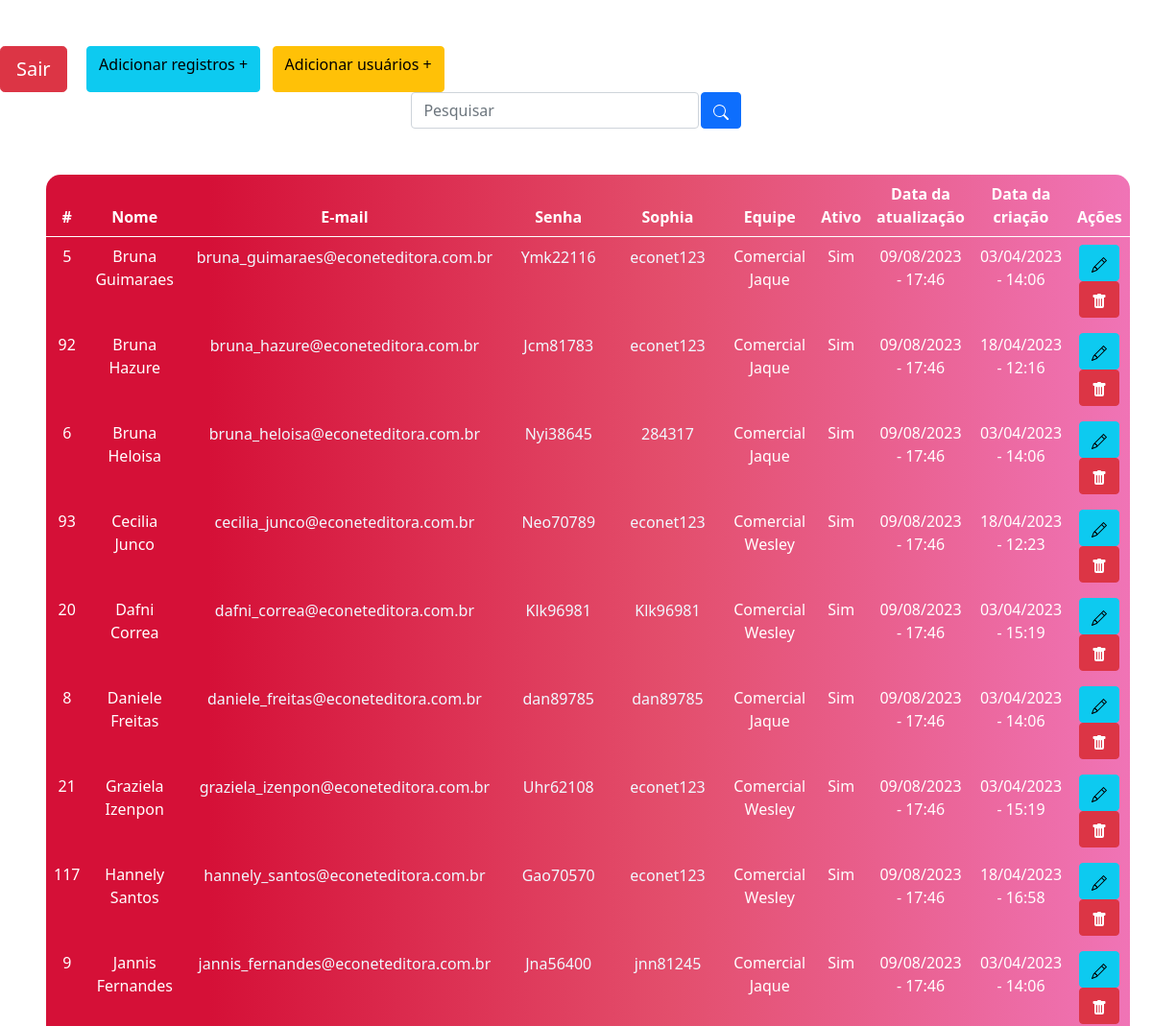
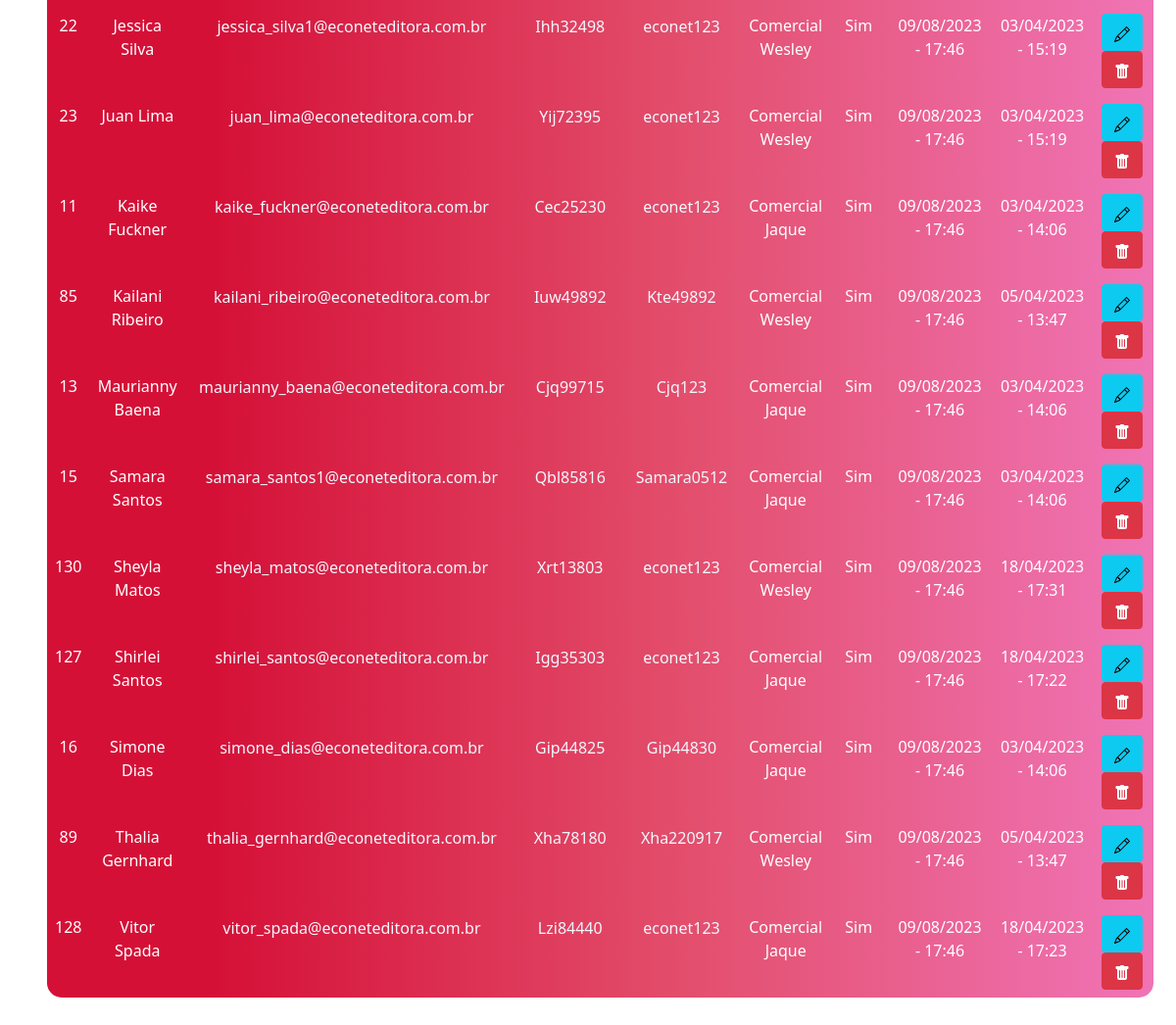
Screenshot of /admin/index.php (signed in) with the database file from the repository (2 pictures, top to bottom).
### tables this page shows
CREATE TABLE IF NOT EXISTS `emails` (
  `id` int NOT NULL AUTO_INCREMENT,
  `nome` varchar(45) NOT NULL,
  `email` varchar(60) NOT NULL,
  `senha` varchar(20) NOT NULL,
  `sophia` varchar(10) NOT NULL,
  `setor` varchar(20) NOT NULL,
  `ativo` varchar(3) NOT NULL,
  `dta_atualizacao` timestamp NOT NULL DEFAULT CURRENT_TIMESTAMP ON UPDATE CURRENT_TIMESTAMP,
  `dta_criacao` timestamp NULL DEFAULT CURRENT_TIMESTAMP,
  PRIMARY KEY (`id`)
);

### admin/index.php (the view, shortened to what this page needs)
<?php
include_once('config.php');
if (($_SESSION['setor'] != 'adm')) {
    session_destroy();
    header('Location:/emails/index.php');
} else {
    if (!empty($_GET['search'])) {
        $data = $_GET['search'];
        $sql = "SELECT * FROM emails WHERE  id = '$data' or nome LIKE '%$data%'
         or setor LIKE '%$data%' or ativo LIKE '%$data%' ORDER BY nome ASC";
    } else {
        $sql = "SELECT * FROM emails  where ativo ='Sim' ORDER BY nome ASC ";
    }
}
$result = $conexao->query($sql);
?>
<!DOCTYPE html>
<html lang="pt-br">
<head>
    <link href="https://cdn.jsdelivr.net/npm/bootstrap@5.0.2/dist/css/bootstrap.min.css" rel="stylesheet">
</head>
<body>
    <br>
    <br>
    <div class="d-flex">
        <a href="sair.php" class="btn btn-lg btn-danger  me-2">Sair</a> &nbsp; &nbsp;
        <a href="inserir.php" class="btn  btn-info">Adicionar registros +</a> &nbsp; &nbsp;
        <a href="cadastro.php" class="btn  btn-warning">Adicionar usuários +</a>
    </div>
    <div class="box-search">
        <input type="search" class="form-control w-25" placeholder="Pesquisar" autofocus id="pesquisar">
        <button onclick="searchData()" class="btn btn-primary">
        </button>
    </div>
    <div class="m-5">
        <table class="table text-white table-bg">
            <thead>
                <tr>
                    <th scope="col">#</th>
                    <th scope="col">Nome</th>
                    <th scope="col">E-mail</th>
                    <th scope="col">Senha</th>
                    <th scope="col">Sophia</th>
                    <th scope="col">Equipe</th>
                    <th scope="col">Ativo</th>
                    <th scope="col">Data da atualização</th>
                    <th scope="col">Data da criação</th>
                    <th scope="col">Ações</th>
                </tr>
            </thead>
            <tbody>
                <?php
                while ($user_data = mysqli_fetch_assoc($result)) {
                    $ss = $user_data['senha'];
                    $sop = $user_data['sophia'];
                    $data_atua = explode(' ', $user_data['dta_atualizacao']);
                    $hora1 = $data_atua[1];
                    $data_atualiza = explode('-',  $data_atua[0]);
                    $data_atualiza = array_reverse($data_atualiza);
                    $data_atualiza = implode('/', $data_atualiza);
                    $data = explode(' ', $user_data['dta_criacao']);
                    $hora = $data[1];
                    $data_criacao = explode('-',  $data[0]);
                    $data_criacao = array_reverse($data_criacao);
                    $data_criacao = implode('/', $data_criacao);
                    echo "<tr>";
                    echo "<td>" . $user_data['id'] . "</td>";
                    echo "<td>" . $user_data['nome'] . "</td>";
                    echo "<td>"."<button id='email' class='copiar' onclick='CopiarEmail()'>".$user_data['email']."</button>"."</td>";
                      echo "<td>"."<button id='senha' class='copiar' onclick='CopiarSenha()'>".$ss."</button>"."</td>";
                      echo "<td>"."<button id='sophia' class='copiar' onclick='CopiarSophia()'>".$sop."</button>"."</td>";
                    echo "<td>" . $user_data['setor'] . "</td>";
                    echo "<td>" . $user_data['ativo'] . "</td>";
                    echo "<td>" . $data_atualiza . " - " . substr($hora1, 0, 5) . "</td>";
                    echo "<td>" . $data_criacao .  " - " . substr($hora, 0, 5) . "</td>";
                    echo "<td>
                        <a class='btn btn-info' href='edita.php?id=$user_data[id]'>
                        <svg xmlns='http://www.w3.org/2000/svg' width='16' height='16' fill='currentColor' class='bi bi-pencil' viewBox='0 0 16 16'>
                        <path d='M12.146.146a.5.5 0 0 1 .708 0l3 3a.5.5 0 0 1 0 .708l-10 10a.5.5 0 0 1-.168.11l-5 2a.5.5 0 0 1-.65-.65l2-5a.5.5 0 0 1 .11-.168l10-10zM11.207 2.5 13.5 4.793 14.793 3.5 12.5 1.207 11.207 2.5zm1.586 3L10.5 3.207 4 9.707V10h.5a.5.5 0 0 1 .5.5v.5h.5a.5.5 0 0 1 .5.5v.5h.293l6.5-6.5zm-9.761 5.175-.106.106-1.528 3.821 3.821-1.528.106-.106A.5.5 0 0 1 5 12.5V12h-.5a.5.5 0 0 1-.5-.5V11h-.5a.5.5 0 0 1-.468-.325z'/>
                      </svg>
                      </a>
                       <a class='btn btn-danger' href='del.php?id=$user_data[id]'>
                       <svg xmlns='http://www.w3.org/2000/svg' width='16' height='16' fill='currentColor' class='bi bi-trash-fill' viewBox='0 0 16 16'>
  <path d='M2.5 1a1 1 0 0 0-1 1v1a1 1 0 0 0 1 1H3v9a2 2 0 0 0 2 2h6a2 2 0 0 0 2-2V4h.5a1 1 0 0 0 1-1V2a1 1 0 0 0-1-1H10a1 1 0 0 0-1-1H7a1 1 0 0 0-1 1H2.5zm3 4a.5.5 0 0 1 .5.5v7a.5.5 0 0 1-1 0v-7a.5.5 0 0 1 .5-.5zM8 5a.5.5 0 0 1 .5.5v7a.5.5 0 0 1-1 0v-7A.5.5 0 0 1 8 5zm3 .5v7a.5.5 0 0 1-1 0v-7a.5.5 0 0 1 1 0z'/>
</svg>
</a>
                       </td>";
                }
                ?>
            </tbody>
        </table>
    </div>
</body>
</html>

### admin/index.php (style rules this page uses)
body { background-image: url(fundo_econet.png); background-position: 0px -50px; background-size: cover; color: white; text-align: center; }
table td { border: none !important; }
.table-bg { background-image: linear-gradient(to right, #D51037 15%, #E34E6C, #F074B6); border-radius: 15px 15px 15px 15px; }
.box-search { display: flex; justify-content: center; gap: .1%; }
.d-flex { padding-right: 10px; }
.copiar { border: none; outline: none; background: transparent; color: aliceblue; }

### rows the page displays
emails: id "5", nome "Bruna Guimaraes", email "bruna_guimaraes@econeteditora.com.br", senha "Ymk22116", sophia "econet123", setor "Comercial Jaque", ativo "Sim", dta_atualizacao "09/08/2023", dta_atualizacao "17:46", dta_criacao "03/04/2023", dta_criacao "14:06"
emails: id "92", nome "Bruna Hazure", email "bruna_hazure@econeteditora.com.br", senha "Jcm81783", sophia "econet123", setor "Comercial Jaque", ativo "Sim", dta_atualizacao "09/08/2023", dta_atualizacao "17:46", dta_criacao "18/04/2023", dta_criacao "12:16"
emails: id "6", nome "Bruna Heloisa", email "bruna_heloisa@econeteditora.com.br", senha "Nyi38645", sophia "284317", setor "Comercial Jaque", ativo "Sim", dta_atualizacao "09/08/2023", dta_atualizacao "17:46", dta_criacao "03/04/2023", dta_criacao "14:06"
emails: id "93", nome "Cecilia Junco", email "cecilia_junco@econeteditora.com.br", senha "Neo70789", sophia "econet123", setor "Comercial Wesley", ativo "Sim", dta_atualizacao "09/08/2023", dta_atualizacao "17:46", dta_criacao "18/04/2023", dta_criacao "12:23"
emails: id "20", nome "Dafni Correa", email "dafni_correa@econeteditora.com.br", senha "Klk96981", sophia "Klk96981", setor "Comercial Wesley", ativo "Sim", dta_atualizacao "09/08/2023", dta_atualizacao "17:46", dta_criacao "03/04/2023", dta_criacao "15:19"
emails: id "8", nome "Daniele Freitas", email "daniele_freitas@econeteditora.com.br", senha "dan89785", sophia "dan89785", setor "Comercial Jaque", ativo "Sim", dta_atualizacao "09/08/2023", dta_atualizacao "17:46", dta_criacao "03/04/2023", dta_criacao "14:06"
emails: id "21", nome "Graziela Izenpon", email "graziela_izenpon@econeteditora.com.br", senha "Uhr62108", sophia "econet123", setor "Comercial Wesley", ativo "Sim", dta_atualizacao "09/08/2023", dta_atualizacao "17:46", dta_criacao "03/04/2023", dta_criacao "15:19"
emails: id "117", nome "Hannely Santos", email "hannely_santos@econeteditora.com.br", senha "Gao70570", sophia "econet123", setor "Comercial Wesley", ativo "Sim", dta_atualizacao "09/08/2023", dta_atualizacao "17:46", dta_criacao "18/04/2023", dta_criacao "16:58"
emails: id "9", nome "Jannis Fernandes", email "jannis_fernandes@econeteditora.com.br", senha "Jna56400", sophia "jnn81245", setor "Comercial Jaque", ativo "Sim", dta_atualizacao "09/08/2023", dta_atualizacao "17:46", dta_criacao "03/04/2023", dta_criacao "14:06"
emails: id "22", nome "Jessica Silva", email "jessica_silva1@econeteditora.com.br", senha "Ihh32498", sophia "econet123", setor "Comercial Wesley", ativo "Sim", dta_atualizacao "09/08/2023", dta_atualizacao "17:46", dta_criacao "03/04/2023", dta_criacao "15:19"
emails: id "23", nome "Juan Lima", email "juan_lima@econeteditora.com.br", senha "Yij72395", sophia "econet123", setor "Comercial Wesley", ativo "Sim", dta_atualizacao "09/08/2023", dta_atualizacao "17:46", dta_criacao "03/04/2023", dta_criacao "15:19"
emails: id "11", nome "Kaike Fuckner", email "kaike_fuckner@econeteditora.com.br", senha "Cec25230", sophia "econet123", setor "Comercial Jaque", ativo "Sim", dta_atualizacao "09/08/2023", dta_atualizacao "17:46", dta_criacao "03/04/2023", dta_criacao "14:06"
emails: id "85", nome "Kailani Ribeiro", email "kailani_ribeiro@econeteditora.com.br", senha "Iuw49892", sophia "Kte49892", setor "Comercial Wesley", ativo "Sim", dta_atualizacao "09/08/2023", dta_atualizacao "17:46", dta_criacao "05/04/2023", dta_criacao "13:47"
emails: id "13", nome "Maurianny Baena", email "maurianny_baena@econeteditora.com.br", senha "Cjq99715", sophia "Cjq123", setor "Comercial Jaque", ativo "Sim", dta_atualizacao "09/08/2023", dta_atualizacao "17:46", dta_criacao "03/04/2023", dta_criacao "14:06"
emails: id "15", nome "Samara Santos", email "samara_santos1@econeteditora.com.br", senha "Qbl85816", sophia "Samara0512", setor "Comercial Jaque", ativo "Sim", dta_atualizacao "09/08/2023", dta_atualizacao "17:46", dta_criacao "03/04/2023", dta_criacao "14:06"
emails: id "130", nome "Sheyla Matos", email "sheyla_matos@econeteditora.com.br", senha "Xrt13803", sophia "econet123", setor "Comercial Wesley", ativo "Sim", dta_atualizacao "09/08/2023", dta_atualizacao "17:46", dta_criacao "18/04/2023", dta_criacao "17:31"
emails: id "127", nome "Shirlei Santos", email "shirlei_santos@econeteditora.com.br", senha "Igg35303", sophia "econet123", setor "Comercial Jaque", ativo "Sim", dta_atualizacao "09/08/2023", dta_atualizacao "17:46", dta_criacao "18/04/2023", dta_criacao "17:22"
emails: id "16", nome "Simone Dias", email "simone_dias@econeteditora.com.br", senha "Gip44825", sophia "Gip44830", setor "Comercial Jaque", ativo "Sim", dta_atualizacao "09/08/2023", dta_atualizacao "17:46", dta_criacao "03/04/2023", dta_criacao "14:06"
emails: id "89", nome "Thalia Gernhard", email "thalia_gernhard@econeteditora.com.br", senha "Xha78180", sophia "Xha220917", setor "Comercial Wesley", ativo "Sim", dta_atualizacao "09/08/2023", dta_atualizacao "17:46", dta_criacao "05/04/2023", dta_criacao "13:47"
emails: id "128", nome "Vitor Spada", email "vitor_spada@econeteditora.com.br", senha "Lzi84440", sophia "econet123", setor "Comercial Jaque", ativo "Sim", dta_atualizacao "09/08/2023", dta_atualizacao "17:46", dta_criacao "18/04/2023", dta_criacao "17:23"
